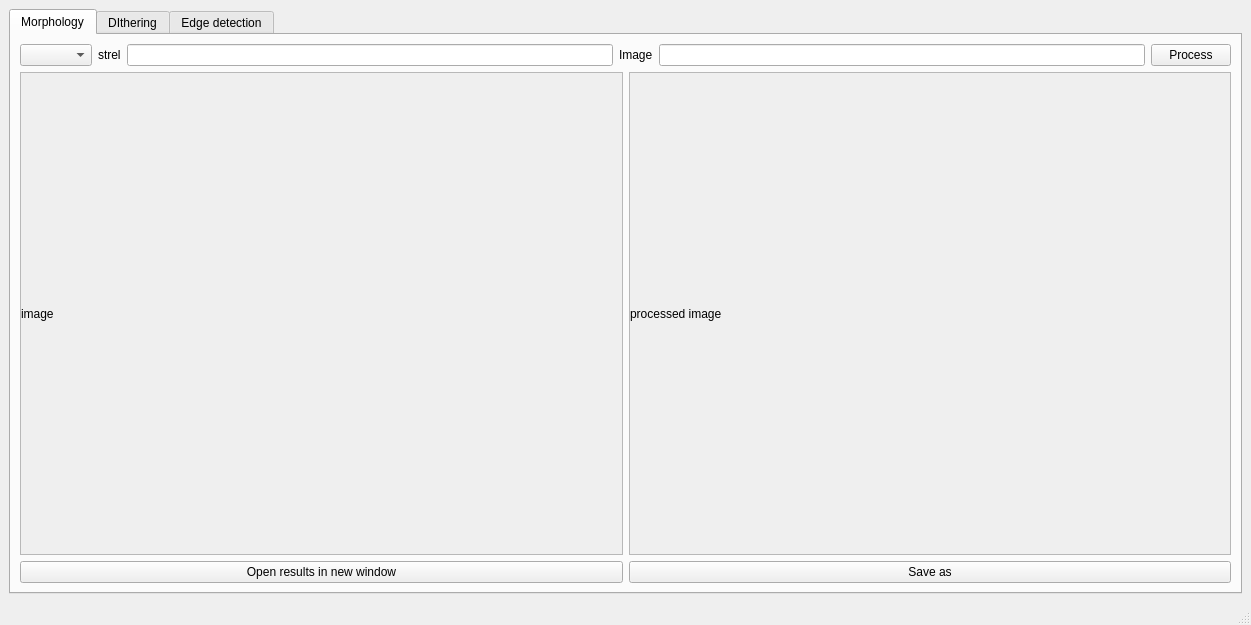
<?xml version="1.0" encoding="UTF-8"?>
<ui version="4.0">
 <class>MainWindow</class>
 <widget class="QMainWindow" name="MainWindow">
  <property name="geometry">
   <rect>
    <x>0</x>
    <y>0</y>
    <width>1251</width>
    <height>625</height>
   </rect>
  </property>
  <property name="windowTitle">
   <string>MainWindow</string>
  </property>
  <widget class="QWidget" name="centralwidget">
   <layout class="QVBoxLayout" name="verticalLayout">
    <item>
     <widget class="QTabWidget" name="tabWidget">
      <property name="currentIndex">
       <number>0</number>
      </property>
      <widget class="QWidget" name="tab">
       <attribute name="title">
        <string>Morphology</string>
       </attribute>
       <layout class="QVBoxLayout" name="verticalLayout_2">
        <item>
         <layout class="QHBoxLayout" name="horizontalLayout">
          <item>
           <widget class="QComboBox" name="comboBox"/>
          </item>
          <item>
           <widget class="QLabel" name="label_2">
            <property name="text">
             <string>strel</string>
            </property>
           </widget>
          </item>
          <item>
           <widget class="QLineEdit" name="lineEdit_2"/>
          </item>
          <item>
           <widget class="QLabel" name="label">
            <property name="text">
             <string>Image</string>
            </property>
           </widget>
          </item>
          <item>
           <widget class="QLineEdit" name="lineEdit"/>
          </item>
          <item>
           <widget class="QPushButton" name="pushButton">
            <property name="text">
             <string>Process</string>
            </property>
           </widget>
          </item>
         </layout>
        </item>
        <item>
         <layout class="QHBoxLayout" name="ImagesLayout">
          <item>
           <widget class="QScrollArea" name="scrollAreaImage">
            <property name="widgetResizable">
             <bool>true</bool>
            </property>
            <widget class="QWidget" name="scrollAreaWidgetContents_3">
             <property name="geometry">
              <rect>
               <x>0</x>
               <y>0</y>
               <width>595</width>
               <height>409</height>
              </rect>
             </property>
             <widget class="QLabel" name="Image">
              <property name="geometry">
               <rect>
                <x>0</x>
                <y>0</y>
                <width>591</width>
                <height>481</height>
               </rect>
              </property>
              <property name="text">
               <string>image</string>
              </property>
             </widget>
            </widget>
           </widget>
          </item>
          <item>
           <widget class="QScrollArea" name="scrollAreaProcessed">
            <property name="widgetResizable">
             <bool>true</bool>
            </property>
            <widget class="QWidget" name="scrollAreaWidgetContents">
             <property name="geometry">
              <rect>
               <x>0</x>
               <y>0</y>
               <width>595</width>
               <height>409</height>
              </rect>
             </property>
             <widget class="QLabel" name="processedImage">
              <property name="geometry">
               <rect>
                <x>0</x>
                <y>0</y>
                <width>591</width>
                <height>481</height>
               </rect>
              </property>
              <property name="text">
               <string>processed image</string>
              </property>
             </widget>
            </widget>
           </widget>
          </item>
         </layout>
        </item>
        <item>
         <layout class="QHBoxLayout" name="horizontalLayout_2">
          <item>
           <widget class="QPushButton" name="pushButton_2">
            <property name="text">
             <string>Open results in new window</string>
            </property>
           </widget>
          </item>
          <item>
           <widget class="QPushButton" name="pushButton_3">
            <property name="text">
             <string>Save as</string>
            </property>
           </widget>
          </item>
         </layout>
        </item>
       </layout>
      </widget>
      <widget class="QWidget" name="tab_2">
       <attribute name="title">
        <string>DIthering</string>
       </attribute>
      </widget>
      <widget class="QWidget" name="tab_3">
       <attribute name="title">
        <string>Edge detection</string>
       </attribute>
      </widget>
     </widget>
    </item>
   </layout>
  </widget>
  <widget class="QMenuBar" name="menubar">
   <property name="geometry">
    <rect>
     <x>0</x>
     <y>0</y>
     <width>1251</width>
     <height>26</height>
    </rect>
   </property>
  </widget>
  <widget class="QStatusBar" name="statusbar"/>
 </widget>
 <resources/>
 <connections/>
</ui>
